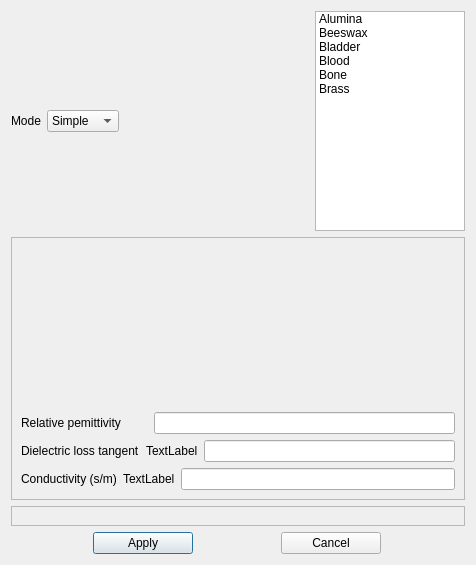
<?xml version="1.0" encoding="UTF-8"?>
<ui version="4.0">
 <class>Dialog</class>
 <widget class="QDialog" name="Dialog">
  <property name="geometry">
   <rect>
    <x>0</x>
    <y>0</y>
    <width>476</width>
    <height>565</height>
   </rect>
  </property>
  <property name="windowTitle">
   <string>Dialog</string>
  </property>
  <layout class="QVBoxLayout" name="verticalLayout_2">
   <item>
    <layout class="QHBoxLayout" name="horizontalLayout">
     <item>
      <widget class="QLabel" name="label">
       <property name="text">
        <string>Mode</string>
       </property>
      </widget>
     </item>
     <item>
      <widget class="QComboBox" name="comboBox">
       <item>
        <property name="text">
         <string>Simple</string>
        </property>
       </item>
       <item>
        <property name="text">
         <string>Costom</string>
        </property>
       </item>
      </widget>
     </item>
     <item>
      <spacer name="horizontalSpacer">
       <property name="orientation">
        <enum>Qt::Horizontal</enum>
       </property>
       <property name="sizeHint" stdset="0">
        <size>
         <width>40</width>
         <height>20</height>
        </size>
       </property>
      </spacer>
     </item>
     <item>
      <widget class="QListWidget" name="listWidget">
       <property name="maximumSize">
        <size>
         <width>150</width>
         <height>220</height>
        </size>
       </property>
       <item>
        <property name="text">
         <string>Alumina</string>
        </property>
       </item>
       <item>
        <property name="text">
         <string>Beeswax</string>
        </property>
       </item>
       <item>
        <property name="text">
         <string>Bladder</string>
        </property>
       </item>
       <item>
        <property name="text">
         <string>Blood</string>
        </property>
       </item>
       <item>
        <property name="text">
         <string>Bone</string>
        </property>
       </item>
       <item>
        <property name="text">
         <string>Brass</string>
        </property>
       </item>
      </widget>
     </item>
    </layout>
   </item>
   <item>
    <widget class="QFrame" name="matFrame">
     <property name="frameShape">
      <enum>QFrame::StyledPanel</enum>
     </property>
     <property name="frameShadow">
      <enum>QFrame::Raised</enum>
     </property>
     <layout class="QVBoxLayout" name="verticalLayout">
      <item>
       <spacer name="verticalSpacer">
        <property name="orientation">
         <enum>Qt::Vertical</enum>
        </property>
        <property name="sizeHint" stdset="0">
         <size>
          <width>20</width>
          <height>40</height>
         </size>
        </property>
       </spacer>
      </item>
      <item>
       <layout class="QHBoxLayout" name="horizontalLayout_2">
        <item>
         <widget class="QLabel" name="label_2">
          <property name="text">
           <string>Relative pemittivity    </string>
          </property>
         </widget>
        </item>
        <item>
         <widget class="QLabel" name="label_5">
          <property name="text">
           <string/>
          </property>
          <property name="pixmap">
           <pixmap>1.png</pixmap>
          </property>
         </widget>
        </item>
        <item>
         <widget class="QLineEdit" name="lineEdit"/>
        </item>
       </layout>
      </item>
      <item>
       <layout class="QHBoxLayout" name="horizontalLayout_3">
        <item>
         <widget class="QLabel" name="label_3">
          <property name="text">
           <string>Dielectric loss tangent</string>
          </property>
         </widget>
        </item>
        <item>
         <widget class="QLabel" name="label_6">
          <property name="text">
           <string>TextLabel</string>
          </property>
         </widget>
        </item>
        <item>
         <widget class="QLineEdit" name="lineEdit_2"/>
        </item>
       </layout>
      </item>
      <item>
       <layout class="QHBoxLayout" name="horizontalLayout_4">
        <item>
         <widget class="QLabel" name="label_4">
          <property name="text">
           <string>Conductivity (s/m)</string>
          </property>
         </widget>
        </item>
        <item>
         <widget class="QLabel" name="label_7">
          <property name="text">
           <string>TextLabel</string>
          </property>
         </widget>
        </item>
        <item>
         <widget class="QLineEdit" name="lineEdit_3"/>
        </item>
       </layout>
      </item>
     </layout>
    </widget>
   </item>
   <item>
    <widget class="QFrame" name="snchartFrame">
     <property name="enabled">
      <bool>true</bool>
     </property>
     <property name="minimumSize">
      <size>
       <width>0</width>
       <height>0</height>
      </size>
     </property>
     <property name="frameShape">
      <enum>QFrame::StyledPanel</enum>
     </property>
     <property name="frameShadow">
      <enum>QFrame::Raised</enum>
     </property>
     <layout class="QHBoxLayout" name="horizontalLayout_5">
      <item>
       <layout class="QVBoxLayout" name="verticalLayout_3"/>
      </item>
     </layout>
    </widget>
   </item>
   <item>
    <layout class="QHBoxLayout" name="horizontalLayout_6">
     <item>
      <widget class="QPushButton" name="pushButton">
       <property name="maximumSize">
        <size>
         <width>100</width>
         <height>16777215</height>
        </size>
       </property>
       <property name="text">
        <string>Apply</string>
       </property>
      </widget>
     </item>
     <item>
      <widget class="QPushButton" name="pushButton_2">
       <property name="maximumSize">
        <size>
         <width>100</width>
         <height>16777215</height>
        </size>
       </property>
       <property name="text">
        <string>Cancel</string>
       </property>
      </widget>
     </item>
    </layout>
   </item>
  </layout>
  <zorder>layoutWidget</zorder>
  <zorder>layoutWidget_2</zorder>
  <zorder>matFrame</zorder>
  <zorder>label</zorder>
  <zorder>snchartFrame</zorder>
 </widget>
 <resources/>
 <connections/>
</ui>
